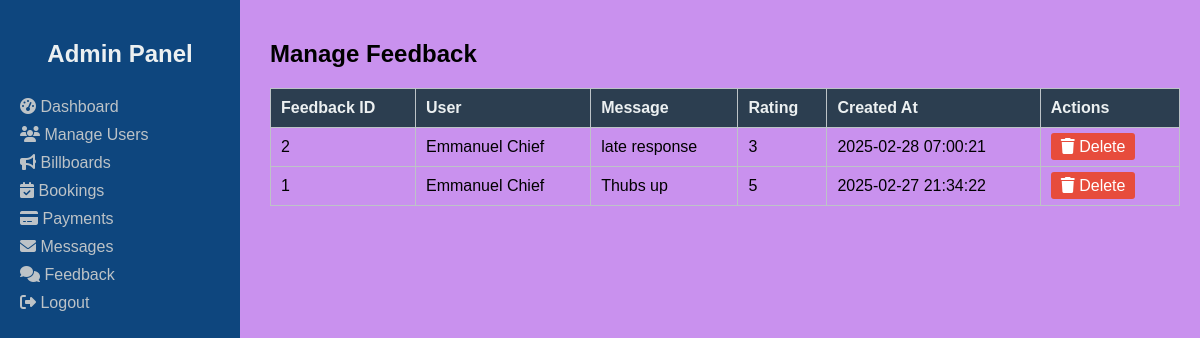
The app's page /manage_feedback.php (signed in) with its own data.
### tables this page shows
CREATE TABLE `feedback` (
  `feedback_id` int(11) NOT NULL,
  `user_id` int(11) NOT NULL,
  `message` text NOT NULL,
  `rating` int(11) DEFAULT NULL CHECK (`rating` between 1 and 5),
  `created_at` timestamp NOT NULL DEFAULT current_timestamp()
);

CREATE TABLE `users` (
  `user_id` int(11) NOT NULL,
  `full_name` varchar(255) NOT NULL,
  `email` varchar(255) NOT NULL,
  `phone` varchar(20) NOT NULL,
  `password_hash` varchar(255) NOT NULL,
  `created_at` timestamp NOT NULL DEFAULT current_timestamp()
);

### manage_feedback.php (the view, shortened to what this page needs)
<?php
include 'db_connect.php';
$result = $conn->query("SELECT f.feedback_id, u.full_name as user_name, f.message, f.rating, f.created_at
                         FROM feedback f
                         JOIN users u ON f.user_id = u.user_id
                         ORDER BY f.created_at DESC");
?>
<!DOCTYPE html>
<html lang="en">
<head>
</head>
<body>
  <div class="sidebar">
    <h2>Admin Panel</h2>
    <a href="admin_dashboard.php"><i class="fas fa-tachometer-alt"></i> Dashboard</a>
    <a href="manage_users.php"><i class="fas fa-users"></i> Manage Users</a>
    <a href="manage_billboards.php"><i class="fas fa-bullhorn"></i> Billboards</a>
    <a href="manage_bookings.php"><i class="fas fa-calendar-check"></i> Bookings</a>
    <a href="manage_payments.php"><i class="fas fa-credit-card"></i> Payments</a>
    <a href="manage_messages.php"><i class="fas fa-envelope"></i> Messages</a>
    <a href="manage_feedback.php"><i class="fas fa-comments"></i> Feedback</a>
    <a href="logout.php"><i class="fas fa-sign-out-alt"></i> Logout</a>
  </div>
  <div class="content">
    <h2>Manage Feedback</h2>
    <table>
      <tr>
        <th>Feedback ID</th>
        <th>User</th>
        <th>Message</th>
        <th>Rating</th>
        <th>Created At</th>
        <th>Actions</th>
      </tr>
      <?php while($feedback = $result->fetch_assoc()): ?>
      <tr>
        <td><?php echo $feedback['feedback_id']; ?></td>
        <td><?php echo htmlspecialchars($feedback['user_name']); ?></td>
        <td><?php echo htmlspecialchars($feedback['message']); ?></td>
        <td><?php echo $feedback['rating']; ?></td>
        <td><?php echo $feedback['created_at']; ?></td>
        <td class="action-buttons">
          <a class="delete" href="delete_feedback.php?id=<?php echo $feedback['feedback_id']; ?>" onclick="return confirm('Are you sure?')"><i class="fas fa-trash"></i> Delete</a>
        </td>
      </tr>
      <?php endwhile; ?>
    </table>
  </div>
</body>
</html>

### manage_feedback.php (style rules this page uses)
body { font-family: Arial, sans-serif; background:rgb(201, 145, 238); margin: 0; padding: 0; }
.sidebar { position: fixed; left: 0; top: 0; bottom: 0; width: 200px; background:rgb(14, 70, 126); padding: 20px; color: #ecf0f1; }
.sidebar h2 { text-align: center; margin-bottom: 30px; }
.sidebar a { display: block; color: #bdc3c7; text-decoration: none; margin: 10px 0; }
.content { margin-left: 250px; padding: 20px; }
table { width: 100%; border-collapse: collapse; }
table, th, td { border: 1px solid #bdc3c7; }
th, td { padding: 10px; text-align: left; }
th { background: #2c3e50; color: #ecf0f1; }
.action-buttons a { text-decoration: none; padding: 5px 10px; margin-right: 5px; background: #e74c3c; color: white; border-radius: 3px; }

### records on screen
feedback: feedback_id "2", user.full_name "Emmanuel Chief", message "late response", rating "3", created_at "2025-02-28 07:00:21"
feedback: feedback_id "1", user.full_name "Emmanuel Chief", message "Thubs up", rating "5", created_at "2025-02-27 21:34:22"
